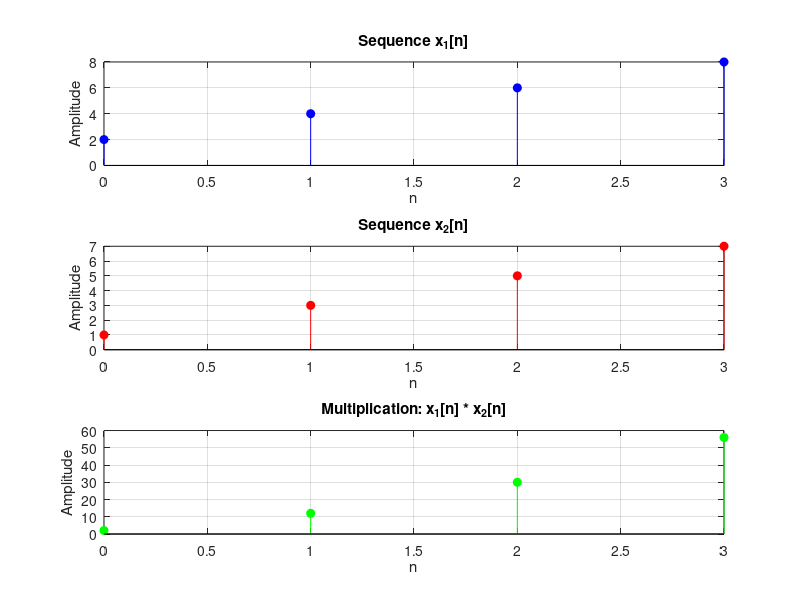

Recreate this plot in MATLAB.
clc; clear; close all;

% Define sequences (same length, start from n = 0)
x1 = [2 4 6 8];    % Sequence 1

x2 = [1 3 5 7];    % Sequence 2

% Time index
n = 0:length(x1)-1;

% Element-wise multiplication
x_mul = x1 .* x2;

% Plotting
figure('Name', 'Multiplication of Two DT Sequences (Starting at n = 0)','NumberTitle', 'off');

subplot(3,1,1);
stem(n, x1, 'filled', 'b');
title('Sequence x_1[n]');
xlabel('n'); ylabel('Amplitude');
grid on;

subplot(3,1,2);
stem(n, x2, 'filled', 'r');
title('Sequence x_2[n]');
xlabel('n'); ylabel('Amplitude');
grid on;

subplot(3,1,3);
stem(n, x_mul, 'filled', 'g');
title('Multiplication: x_1[n] * x_2[n]');
xlabel('n'); ylabel('Amplitude');
grid on;

